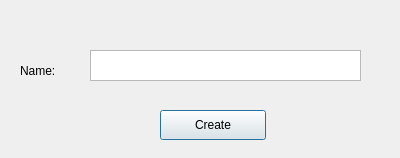
<?xml version="1.0" encoding="UTF-8"?>
<ui version="4.0">
 <class>AnimationDialog</class>
 <widget class="QDialog" name="AnimationDialog">
  <property name="geometry">
   <rect>
    <x>0</x>
    <y>0</y>
    <width>400</width>
    <height>158</height>
   </rect>
  </property>
  <property name="windowTitle">
   <string>Dialog</string>
  </property>
  <widget class="QLabel" name="label">
   <property name="geometry">
    <rect>
     <x>20</x>
     <y>60</y>
     <width>80</width>
     <height>21</height>
    </rect>
   </property>
   <property name="text">
    <string>Name:</string>
   </property>
  </widget>
  <widget class="QTextEdit" name="textEdit">
   <property name="geometry">
    <rect>
     <x>90</x>
     <y>50</y>
     <width>271</width>
     <height>31</height>
    </rect>
   </property>
  </widget>
  <widget class="QPushButton" name="pushButton">
   <property name="geometry">
    <rect>
     <x>160</x>
     <y>110</y>
     <width>106</width>
     <height>30</height>
    </rect>
   </property>
   <property name="text">
    <string>Create</string>
   </property>
  </widget>
 </widget>
 <resources/>
 <connections/>
</ui>
